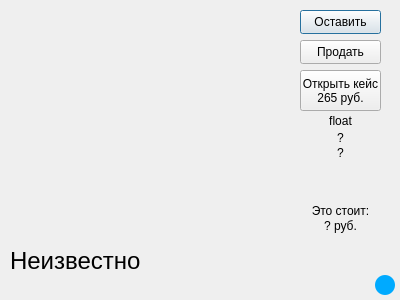
<?xml version="1.0" encoding="UTF-8"?>
<ui version="4.0">
 <class>ItemInfoDialog</class>
 <widget class="QDialog" name="ItemInfoDialog">
  <property name="windowModality">
   <enum>Qt::WindowModality::WindowModal</enum>
  </property>
  <property name="geometry">
   <rect>
    <x>0</x>
    <y>0</y>
    <width>400</width>
    <height>300</height>
   </rect>
  </property>
  <property name="sizePolicy">
   <sizepolicy hsizetype="Fixed" vsizetype="Fixed">
    <horstretch>0</horstretch>
    <verstretch>0</verstretch>
   </sizepolicy>
  </property>
  <property name="minimumSize">
   <size>
    <width>400</width>
    <height>300</height>
   </size>
  </property>
  <property name="maximumSize">
   <size>
    <width>400</width>
    <height>300</height>
   </size>
  </property>
  <property name="windowTitle">
   <string>Dialog</string>
  </property>
  <widget class="QPushButton" name="pushButton_leave">
   <property name="geometry">
    <rect>
     <x>300</x>
     <y>10</y>
     <width>81</width>
     <height>24</height>
    </rect>
   </property>
   <property name="text">
    <string>Оставить</string>
   </property>
  </widget>
  <widget class="QPushButton" name="pushButton_Open">
   <property name="geometry">
    <rect>
     <x>300</x>
     <y>70</y>
     <width>81</width>
     <height>41</height>
    </rect>
   </property>
   <property name="text">
    <string>Открыть кейс
265 руб.</string>
   </property>
  </widget>
  <widget class="QPushButton" name="pushButton_Sold">
   <property name="geometry">
    <rect>
     <x>300</x>
     <y>40</y>
     <width>81</width>
     <height>24</height>
    </rect>
   </property>
   <property name="text">
    <string>Продать</string>
   </property>
  </widget>
  <widget class="QLabel" name="label_Photo">
   <property name="geometry">
    <rect>
     <x>25</x>
     <y>15</y>
     <width>256</width>
     <height>192</height>
    </rect>
   </property>
   <property name="sizePolicy">
    <sizepolicy hsizetype="Preferred" vsizetype="Preferred">
     <horstretch>0</horstretch>
     <verstretch>0</verstretch>
    </sizepolicy>
   </property>
   <property name="text">
    <string/>
   </property>
  </widget>
  <widget class="QLabel" name="label_Name">
   <property name="geometry">
    <rect>
     <x>10</x>
     <y>220</y>
     <width>381</width>
     <height>81</height>
    </rect>
   </property>
   <property name="font">
    <font>
     <pointsize>18</pointsize>
    </font>
   </property>
   <property name="text">
    <string>Неизвестно</string>
   </property>
   <property name="wordWrap">
    <bool>true</bool>
   </property>
  </widget>
  <widget class="QLabel" name="labelStatic_Cost">
   <property name="geometry">
    <rect>
     <x>300</x>
     <y>200</y>
     <width>81</width>
     <height>21</height>
    </rect>
   </property>
   <property name="text">
    <string>Это стоит:</string>
   </property>
   <property name="alignment">
    <set>Qt::AlignmentFlag::AlignCenter</set>
   </property>
  </widget>
  <widget class="QLabel" name="label_Cost">
   <property name="geometry">
    <rect>
     <x>300</x>
     <y>210</y>
     <width>81</width>
     <height>31</height>
    </rect>
   </property>
   <property name="text">
    <string>? руб.</string>
   </property>
   <property name="alignment">
    <set>Qt::AlignmentFlag::AlignCenter</set>
   </property>
  </widget>
  <widget class="QLabel" name="labelStatic_Float">
   <property name="geometry">
    <rect>
     <x>300</x>
     <y>110</y>
     <width>81</width>
     <height>21</height>
    </rect>
   </property>
   <property name="text">
    <string>float</string>
   </property>
   <property name="alignment">
    <set>Qt::AlignmentFlag::AlignCenter</set>
   </property>
  </widget>
  <widget class="QLabel" name="label_Float">
   <property name="geometry">
    <rect>
     <x>300</x>
     <y>130</y>
     <width>81</width>
     <height>16</height>
    </rect>
   </property>
   <property name="text">
    <string>?</string>
   </property>
   <property name="alignment">
    <set>Qt::AlignmentFlag::AlignCenter</set>
   </property>
  </widget>
  <widget class="QLabel" name="label_Float_Name">
   <property name="geometry">
    <rect>
     <x>300</x>
     <y>146</y>
     <width>81</width>
     <height>61</height>
    </rect>
   </property>
   <property name="text">
    <string>?</string>
   </property>
   <property name="alignment">
    <set>Qt::AlignmentFlag::AlignHCenter|Qt::AlignmentFlag::AlignTop</set>
   </property>
   <property name="wordWrap">
    <bool>true</bool>
   </property>
  </widget>
  <widget class="QToolButton" name="toolButton">
   <property name="geometry">
    <rect>
     <x>375</x>
     <y>275</y>
     <width>20</width>
     <height>20</height>
    </rect>
   </property>
   <property name="styleSheet">
    <string notr="true">background-color: rgb(0, 170, 255);
border-radius:10px;</string>
   </property>
   <property name="icon">
    <iconset theme="QIcon::ThemeIcon::DialogQuestion"/>
   </property>
   <property name="iconSize">
    <size>
     <width>20</width>
     <height>20</height>
    </size>
   </property>
  </widget>
  <zorder>pushButton_leave</zorder>
  <zorder>pushButton_Open</zorder>
  <zorder>pushButton_Sold</zorder>
  <zorder>label_Photo</zorder>
  <zorder>label_Name</zorder>
  <zorder>label_Cost</zorder>
  <zorder>labelStatic_Float</zorder>
  <zorder>label_Float</zorder>
  <zorder>label_Float_Name</zorder>
  <zorder>labelStatic_Cost</zorder>
  <zorder>toolButton</zorder>
 </widget>
 <resources/>
 <connections>
  <connection>
   <sender>pushButton_leave</sender>
   <signal>clicked()</signal>
   <receiver>ItemInfoDialog</receiver>
   <slot>reject()</slot>
   <hints>
    <hint type="sourcelabel">
     <x>373</x>
     <y>22</y>
    </hint>
    <hint type="destinationlabel">
     <x>7</x>
     <y>18</y>
    </hint>
   </hints>
  </connection>
 </connections>
</ui>
